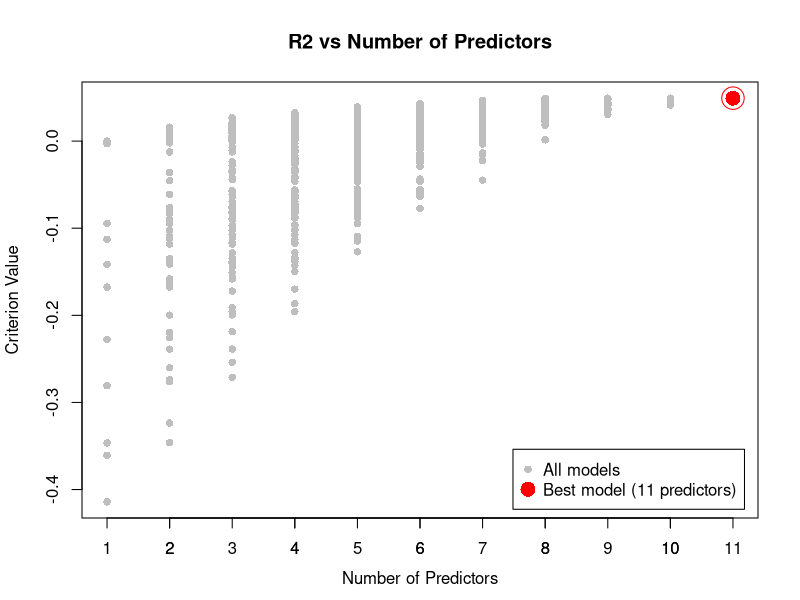
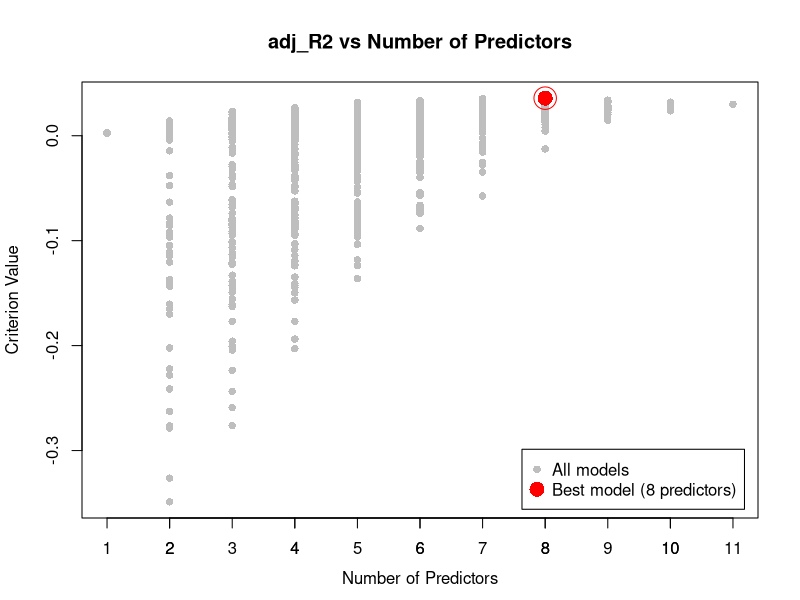
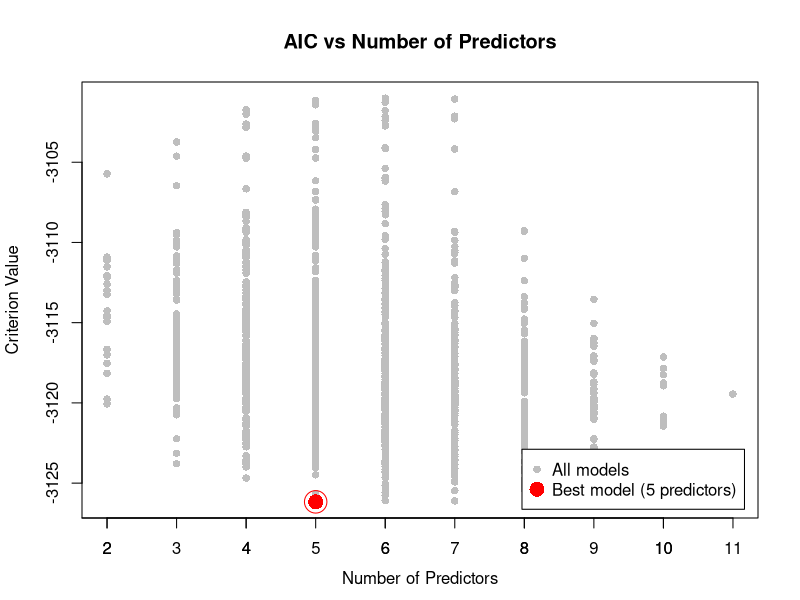
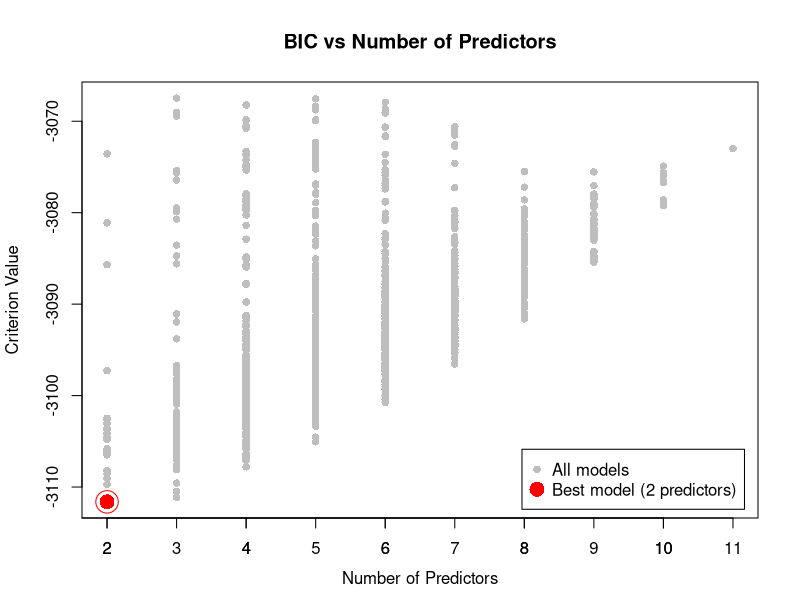
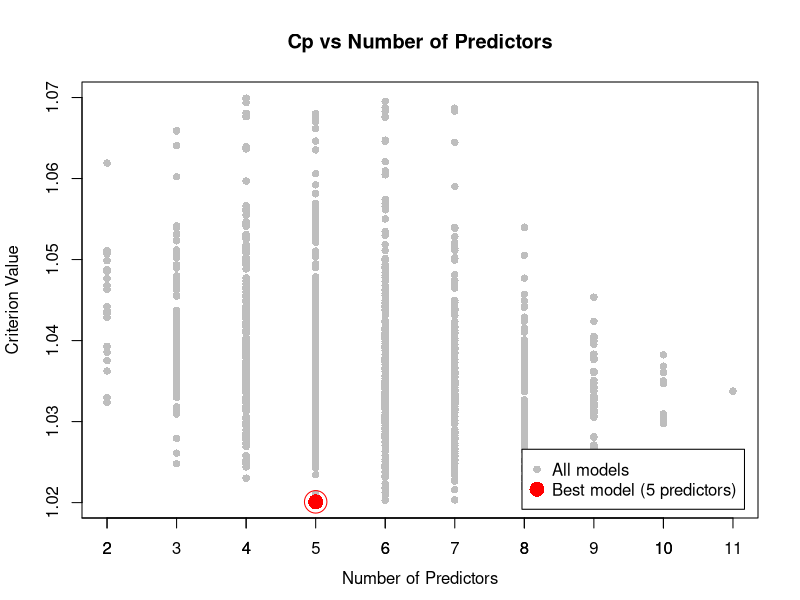
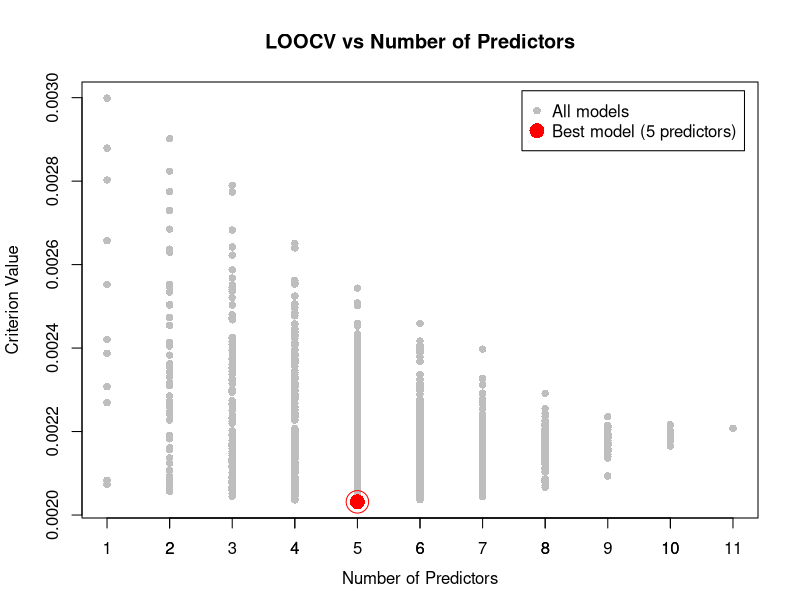

Write R code to recreate these figures, in order.
dt <- read.csv("./Equity_Premium.csv")
y <- dt$y
ones <- rep(1, 504)
dfy <- dt$x_dfy
infl <- dt$x_infl
svar <- dt$x_svar
tms <- dt$x_tms
tbl <- dt$x_tbl
dfy_squared <- dfy^2
infl_squared <- infl^2
svar_squared <- svar^2
tms_squared <- tms^2
tbl_squared <- tbl^2

x <- cbind(ones, dfy, infl, svar, tms, tbl,
           dfy_squared, infl_squared, svar_squared, tms_squared, tbl_squared)

calculate_criteria <- function(y, X, full_sigma2 = NULL) {
    n <- length(y)
    k <- ncol(X)
    beta_hat <- solve(t(X) %*% X) %*% t(X) %*% y
    y_hat <- X %*% beta_hat
    e_hat <- y - y_hat
    ESS <- sum(e_hat^2)
    TSS <- sum((y - mean(y))^2)
    R2 <- 1 - ESS/TSS
    adj_R2 <- 1 - (ESS/(n-k))/(TSS/(n-1))
    AIC <- n * log(ESS/n) + 2*k
    BIC <- n * log(ESS/n) + k*log(n)
    Cp <- ESS + 2*k*full_sigma2
    H <- X %*% solve(t(X) %*% X) %*% t(X)
    h_ii <- diag(H)
    LOOCV <- mean((e_hat/(1-h_ii))^2)
    return(c(R2=R2, adj_R2=adj_R2, AIC=AIC, BIC=BIC, Cp=Cp, LOOCV=LOOCV))
}

library(gtools)
predictors <- c("ones", "dfy", "infl", "svar", "tms", "tbl",
                "dfy_squared", "infl_squared", "svar_squared", "tms_squared", "tbl_squared")
n_pred <- length(predictors)
all_combinations <- list()
criteria_results <- matrix(NA, nrow=2^n_pred, ncol=6)
colnames(criteria_results) <- c("R2", "adj_R2", "AIC", "BIC", "Cp", "LOOCV")

X_full <- x
full_model <- lm(y ~ X_full - 1)
full_sigma2 <- sum(full_model$residuals^2)/(length(y)-ncol(X_full))

for(i in 1:2^n_pred) {
    binary <- as.numeric(intToBits(i-1)[1:n_pred])
    selected <- binary == 1
    if(sum(selected) == 0) next
    X_subset <- x[, selected]
    criteria_results[i,] <- calculate_criteria(y, X_subset, full_sigma2)
    all_combinations[[i]] <- colnames(x)[selected]
}

valid_models <- !is.na(criteria_results[,1])
criteria_results <- criteria_results[valid_models,]
all_combinations <- all_combinations[valid_models]

results_df <- data.frame(
    n_predictors = sapply(all_combinations, length),
    model_index = seq_along(all_combinations),
    criteria_results
)

results_df <- results_df[order(results_df$n_predictors), ]

dir.create("img", showWarnings = FALSE)

criteria_names <- colnames(criteria_results)
for(i in 1:6) {
    png(filename = sprintf("img/%s_plot.png", criteria_names[i]),
        width = 1000, height = 600)  
    
    par(mar = c(4.1, 4.1, 4.1, 2.1))
    
    current_values <- results_df[, i+2]
    
    if(criteria_names[i] %in% c("AIC", "BIC", "Cp")) {
        Q1 <- quantile(current_values, 0.25)
        Q3 <- quantile(current_values, 0.75)
        IQR <- Q3 - Q1
        lower_bound <- Q1 - 1.5 * IQR
        upper_bound <- Q3 + 1.5 * IQR
        
        valid_points <- current_values >= lower_bound & current_values <= upper_bound
        valid_values <- current_values[valid_points]
        valid_indices <- which(valid_points)
        best_idx <- valid_indices[which.min(valid_values)]
        
        ylim_range <- range(current_values[valid_points])
        
        x_coords <- results_df$n_predictors[valid_points]
        
        plot(x_coords, valid_values,
             main = paste(criteria_names[i], "vs Number of Predictors"),
             xlab = "", 
             ylab = "Criterion Value",
             pch = 16,      
             col = "gray",
             ylim = ylim_range)
             
        points(results_df$n_predictors[best_idx], current_values[best_idx], 
               col = "red", pch = 16, cex = 2)
        points(results_df$n_predictors[best_idx], current_values[best_idx], 
               col = "red", pch = 1, cex = 3)
    } else {
        x_coords <- results_df$n_predictors
        
        plot(x_coords, current_values,
             main = paste(criteria_names[i], "vs Number of Predictors"),
             xlab = "", 
             ylab = "Criterion Value",
             pch = 16,      
             col = "gray")
             
        if(criteria_names[i] %in% c("R2", "adj_R2")) {
            best_idx <- which.max(current_values)
            legend_pos <- "bottomright"
        } else if(criteria_names[i] %in% c("AIC", "BIC", "Cp")) {
            current_values <- criteria_results[,i]
            Q1 <- quantile(current_values, 0.25)
            Q3 <- quantile(current_values, 0.75)
            IQR <- Q3 - Q1
            lower_bound <- Q1 - 1.5 * IQR
            upper_bound <- Q3 + 1.5 * IQR
            
            valid_points <- current_values >= lower_bound & current_values <= upper_bound
            valid_values <- current_values[valid_points]
            valid_indices <- which(valid_points)
            best_idx <- valid_indices[which.min(valid_values)]
            legend_pos <- "topright"
        } else {
            best_idx <- which.min(current_values)
            legend_pos <- "topright"
        }
        
        points(results_df$n_predictors[best_idx], current_values[best_idx], 
               col = "red", pch = 16, cex = 2)
        points(results_df$n_predictors[best_idx], current_values[best_idx], 
               col = "red", pch = 1, cex = 3)
    }
    
    axis(1, at = unique(results_df$n_predictors))
    mtext("Number of Predictors", side = 1, line = 2.5)
    
    legend(legend_pos, 
           legend = c("All models", 
                     sprintf("Best model (%d predictors)", 
                            results_df$n_predictors[best_idx])),
           pch = c(16, 16),
           pt.cex = c(1, 2),
           col = c("gray", "red"),
           bg = "white",
           box.col = "black",
           inset = 0.02)
    
    dev.off()
}

cat("Best models:\n")
for(i in 1:6) {
    if(criteria_names[i] %in% c("R2", "adj_R2")) {
        best_idx <- which.max(criteria_results[,i])
    } else if(criteria_names[i] %in% c("AIC", "BIC", "Cp")) {
        # Filter outliers first
        current_values <- criteria_results[,i]
        Q1 <- quantile(current_values, 0.25)
        Q3 <- quantile(current_values, 0.75)
        IQR <- Q3 - Q1
        lower_bound <- Q1 - 1.5 * IQR
        upper_bound <- Q3 + 1.5 * IQR
        
        valid_points <- current_values >= lower_bound & current_values <= upper_bound
        valid_values <- current_values[valid_points]
        valid_indices <- which(valid_points)
        best_idx <- valid_indices[which.min(valid_values)]
    } else {
        best_idx <- which.min(criteria_results[,i])
    }
    cat("\n", criteria_names[i], ":\n")
    print(all_combinations[[best_idx]])
}